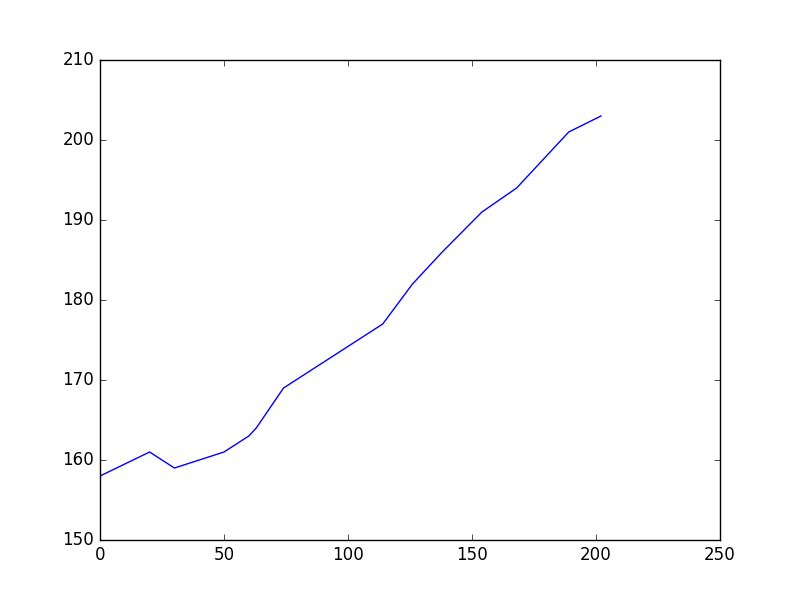

Reproduce this figure in Python.
import matplotlib.pyplot as plt

# 7.2 pound brisket smoked on 2/7/2016

# times in minutes from start
times = [0,   20,  30,  50,  55,  60,  63,  74,  94,  114, 126, 138, 154, 168, 189, 202]

# temps in degrees read from digital thermometer
temps = [158, 161, 159, 161, 162, 163, 164, 169, 173, 177, 182, 186, 191, 194, 201, 203]
plt.plot(times, temps)

# show the plot
# plt.show()

plt.savefig("plot_brisket.png")
